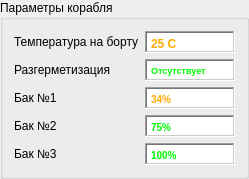
              <widget class="QGroupBox" name="groupBox_10">
               <property name="maximumSize">
                <size>
                 <width>16777215</width>
                 <height>181</height>
                </size>
               </property>
               <property name="title">
                <string>Параметры корабля</string>
               </property>
               <layout class="QGridLayout" name="gridLayout_8">
                <item row="0" column="0">
                 <layout class="QHBoxLayout" name="horizontalLayout_17">
                  <item>
                   <widget class="QLabel" name="label_24">
                    <property name="minimumSize">
                     <size>
                      <width>120</width>
                      <height>0</height>
                     </size>
                    </property>
                    <property name="text">
                     <string>Температура на борту</string>
                    </property>
                   </widget>
                  </item>
                  <item>
                   <widget class="QTextEdit" name="textEdit_10">
                    <property name="maximumSize">
                     <size>
                      <width>90</width>
                      <height>22</height>
                     </size>
                    </property>
                    <property name="frameShape">
                     <enum>QFrame::WinPanel</enum>
                    </property>
                    <property name="verticalScrollBarPolicy">
                     <enum>Qt::ScrollBarAlwaysOff</enum>
                    </property>
                    <property name="horizontalScrollBarPolicy">
                     <enum>Qt::ScrollBarAlwaysOff</enum>
                    </property>
                    <property name="html">
                     <string>&lt;!DOCTYPE HTML PUBLIC &quot;-//W3C//DTD HTML 4.0//EN&quot; &quot;http://www.w3.org/TR/REC-html40/strict.dtd&quot;&gt;
&lt;html&gt;&lt;head&gt;&lt;meta name=&quot;qrichtext&quot; content=&quot;1&quot; /&gt;&lt;style type=&quot;text/css&quot;&gt;
p, li { white-space: pre-wrap; }
&lt;/style&gt;&lt;/head&gt;&lt;body style=&quot; font-family:'MS Shell Dlg 2'; font-size:7.8pt; font-weight:400; font-style:normal;&quot;&gt;
&lt;p style=&quot; margin-top:0px; margin-bottom:0px; margin-left:0px; margin-right:0px; -qt-block-indent:0; text-indent:0px;&quot;&gt;&lt;span style=&quot; font-size:9pt; font-weight:600; color:#ffaa00;&quot;&gt;25 С&lt;/span&gt;&lt;/p&gt;&lt;/body&gt;&lt;/html&gt;</string>
                    </property>
                   </widget>
                  </item>
                 </layout>
                </item>
                <item row="1" column="0">
                 <layout class="QHBoxLayout" name="horizontalLayout_18">
                  <item>
                   <widget class="QLabel" name="label_25">
                    <property name="minimumSize">
                     <size>
                      <width>120</width>
                      <height>0</height>
                     </size>
                    </property>
                    <property name="text">
                     <string>Разгерметизация</string>
                    </property>
                   </widget>
                  </item>
                  <item>
                   <widget class="QTextEdit" name="textEdit_11">
                    <property name="maximumSize">
                     <size>
                      <width>90</width>
                      <height>22</height>
                     </size>
                    </property>
                    <property name="frameShape">
                     <enum>QFrame::WinPanel</enum>
                    </property>
                    <property name="verticalScrollBarPolicy">
                     <enum>Qt::ScrollBarAlwaysOff</enum>
                    </property>
                    <property name="horizontalScrollBarPolicy">
                     <enum>Qt::ScrollBarAlwaysOff</enum>
                    </property>
                    <property name="html">
                     <string>&lt;!DOCTYPE HTML PUBLIC &quot;-//W3C//DTD HTML 4.0//EN&quot; &quot;http://www.w3.org/TR/REC-html40/strict.dtd&quot;&gt;
&lt;html&gt;&lt;head&gt;&lt;meta name=&quot;qrichtext&quot; content=&quot;1&quot; /&gt;&lt;style type=&quot;text/css&quot;&gt;
p, li { white-space: pre-wrap; }
&lt;/style&gt;&lt;/head&gt;&lt;body style=&quot; font-family:'MS Shell Dlg 2'; font-size:7.8pt; font-weight:400; font-style:normal;&quot;&gt;
&lt;p style=&quot; margin-top:0px; margin-bottom:0px; margin-left:0px; margin-right:0px; -qt-block-indent:0; text-indent:0px;&quot;&gt;&lt;span style=&quot; font-size:7pt; font-weight:600; color:#00ff00;&quot;&gt;Отсутствует&lt;/span&gt;&lt;/p&gt;&lt;/body&gt;&lt;/html&gt;</string>
                    </property>
                   </widget>
                  </item>
                 </layout>
                </item>
                <item row="2" column="0">
                 <layout class="QHBoxLayout" name="horizontalLayout_19">
                  <item>
                   <widget class="QLabel" name="label_26">
                    <property name="minimumSize">
                     <size>
                      <width>120</width>
                      <height>0</height>
                     </size>
                    </property>
                    <property name="text">
                     <string>Бак №1</string>
                    </property>
                   </widget>
                  </item>
                  <item>
                   <widget class="QTextEdit" name="textEdit_12">
                    <property name="maximumSize">
                     <size>
                      <width>90</width>
                      <height>22</height>
                     </size>
                    </property>
                    <property name="frameShape">
                     <enum>QFrame::WinPanel</enum>
                    </property>
                    <property name="verticalScrollBarPolicy">
                     <enum>Qt::ScrollBarAlwaysOff</enum>
                    </property>
                    <property name="horizontalScrollBarPolicy">
                     <enum>Qt::ScrollBarAlwaysOff</enum>
                    </property>
                    <property name="html">
                     <string>&lt;!DOCTYPE HTML PUBLIC &quot;-//W3C//DTD HTML 4.0//EN&quot; &quot;http://www.w3.org/TR/REC-html40/strict.dtd&quot;&gt;
&lt;html&gt;&lt;head&gt;&lt;meta name=&quot;qrichtext&quot; content=&quot;1&quot; /&gt;&lt;style type=&quot;text/css&quot;&gt;
p, li { white-space: pre-wrap; }
&lt;/style&gt;&lt;/head&gt;&lt;body style=&quot; font-family:'MS Shell Dlg 2'; font-size:7.8pt; font-weight:400; font-style:normal;&quot;&gt;
&lt;p style=&quot; margin-top:0px; margin-bottom:0px; margin-left:0px; margin-right:0px; -qt-block-indent:0; text-indent:0px;&quot;&gt;&lt;span style=&quot; font-weight:600; color:#ffaa00;&quot;&gt;34%&lt;/span&gt;&lt;/p&gt;&lt;/body&gt;&lt;/html&gt;</string>
                    </property>
                   </widget>
                  </item>
                 </layout>
                </item>
                <item row="3" column="0">
                 <layout class="QHBoxLayout" name="horizontalLayout_20">
                  <item>
                   <widget class="QLabel" name="label_27">
                    <property name="minimumSize">
                     <size>
                      <width>120</width>
                      <height>0</height>
                     </size>
                    </property>
                    <property name="text">
                     <string>Бак №2</string>
                    </property>
                   </widget>
                  </item>
                  <item>
                   <widget class="QTextEdit" name="textEdit_13">
                    <property name="maximumSize">
                     <size>
                      <width>90</width>
                      <height>22</height>
                     </size>
                    </property>
                    <property name="frameShape">
                     <enum>QFrame::WinPanel</enum>
                    </property>
                    <property name="verticalScrollBarPolicy">
                     <enum>Qt::ScrollBarAlwaysOff</enum>
                    </property>
                    <property name="horizontalScrollBarPolicy">
                     <enum>Qt::ScrollBarAlwaysOff</enum>
                    </property>
                    <property name="html">
                     <string>&lt;!DOCTYPE HTML PUBLIC &quot;-//W3C//DTD HTML 4.0//EN&quot; &quot;http://www.w3.org/TR/REC-html40/strict.dtd&quot;&gt;
&lt;html&gt;&lt;head&gt;&lt;meta name=&quot;qrichtext&quot; content=&quot;1&quot; /&gt;&lt;style type=&quot;text/css&quot;&gt;
p, li { white-space: pre-wrap; }
&lt;/style&gt;&lt;/head&gt;&lt;body style=&quot; font-family:'MS Shell Dlg 2'; font-size:7.8pt; font-weight:400; font-style:normal;&quot;&gt;
&lt;p style=&quot; margin-top:0px; margin-bottom:0px; margin-left:0px; margin-right:0px; -qt-block-indent:0; text-indent:0px;&quot;&gt;&lt;span style=&quot; font-weight:600; color:#00ff00;&quot;&gt;75%&lt;/span&gt;&lt;/p&gt;&lt;/body&gt;&lt;/html&gt;</string>
                    </property>
                   </widget>
                  </item>
                 </layout>
                </item>
                <item row="4" column="0">
                 <layout class="QHBoxLayout" name="horizontalLayout_21">
                  <item>
                   <widget class="QLabel" name="label_28">
                    <property name="minimumSize">
                     <size>
                      <width>120</width>
                      <height>0</height>
                     </size>
                    </property>
                    <property name="text">
                     <string>Бак №3</string>
                    </property>
                   </widget>
                  </item>
                  <item>
                   <widget class="QTextEdit" name="textEdit_14">
                    <property name="maximumSize">
                     <size>
                      <width>90</width>
                      <height>22</height>
                     </size>
                    </property>
                    <property name="frameShape">
                     <enum>QFrame::WinPanel</enum>
                    </property>
                    <property name="verticalScrollBarPolicy">
                     <enum>Qt::ScrollBarAlwaysOff</enum>
                    </property>
                    <property name="horizontalScrollBarPolicy">
                     <enum>Qt::ScrollBarAlwaysOff</enum>
                    </property>
                    <property name="html">
                     <string>&lt;!DOCTYPE HTML PUBLIC &quot;-//W3C//DTD HTML 4.0//EN&quot; &quot;http://www.w3.org/TR/REC-html40/strict.dtd&quot;&gt;
&lt;html&gt;&lt;head&gt;&lt;meta name=&quot;qrichtext&quot; content=&quot;1&quot; /&gt;&lt;style type=&quot;text/css&quot;&gt;
p, li { white-space: pre-wrap; }
&lt;/style&gt;&lt;/head&gt;&lt;body style=&quot; font-family:'MS Shell Dlg 2'; font-size:7.8pt; font-weight:400; font-style:normal;&quot;&gt;
&lt;p style=&quot; margin-top:0px; margin-bottom:0px; margin-left:0px; margin-right:0px; -qt-block-indent:0; text-indent:0px;&quot;&gt;&lt;span style=&quot; font-weight:600; color:#00ff00;&quot;&gt;100%&lt;/span&gt;&lt;/p&gt;&lt;/body&gt;&lt;/html&gt;</string>
                    </property>
                   </widget>
                  </item>
                 </layout>
                </item>
               </layout>
              </widget>
